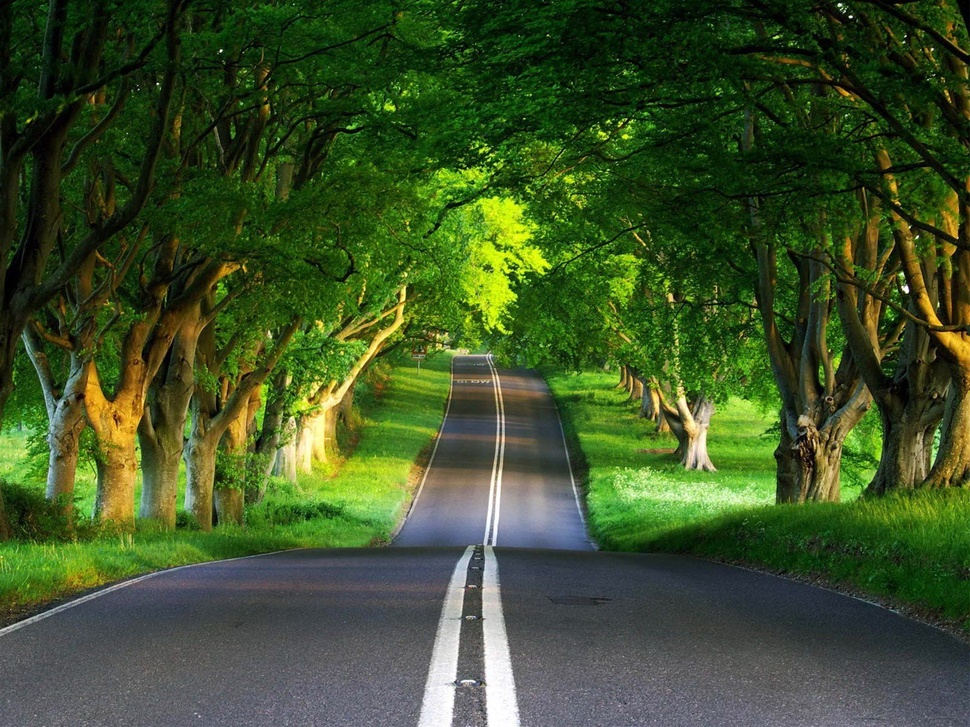
#> input picture assign1/img_analysis.jpg, 970 x 727 px, shrunk from 1600 x 1200 before the run
$ python img_analysis.py   (older library calls are emulated)
#> lines starting #> are read from the running program, lines starting #| are printed output that depends on the picture
import cv2

image=cv2.imread("img_analysis.jpg")
#> image is the input picture: shape (727, 970, 3); mean B, G, R 41.5, 82.2, 62

gray=cv2.cvtColor(image,cv2.COLOR_BGR2GRAY)
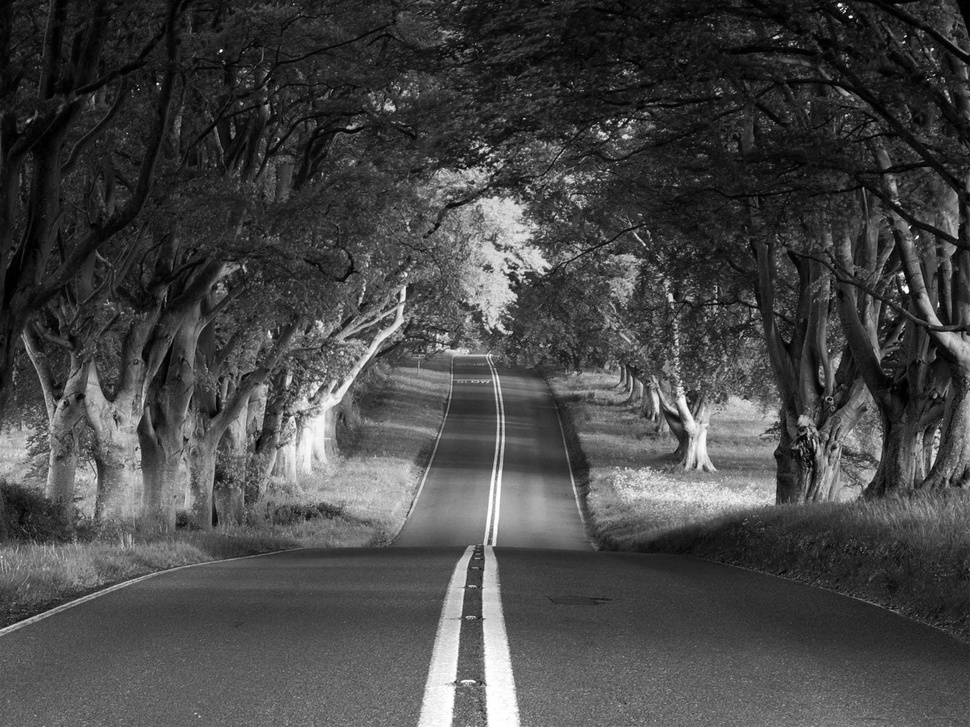
#> gray: shape (727, 970); min 0, max 255, mean 71.5
cv2.imwrite("gray.png",gray)
# cv2.imshow('Grayscale', gray)
# cv2.waitKey()

smooth=cv2.blur(image,(5,5))
cv2.imwrite("smooth.png",smooth)
# cv2.imshow('Smooth', smooth)
# cv2.waitKey()

Gsmooth=cv2.GaussianBlur(image,(5,5),cv2.BORDER_DEFAULT)
cv2.imwrite("GaussianBlur.png",Gsmooth)
# cv2.imshow('GSmooth', Gsmooth)
# cv2.waitKey()

sobelx = cv2.Sobel(image,cv2.CV_64F,1,0,ksize=5)
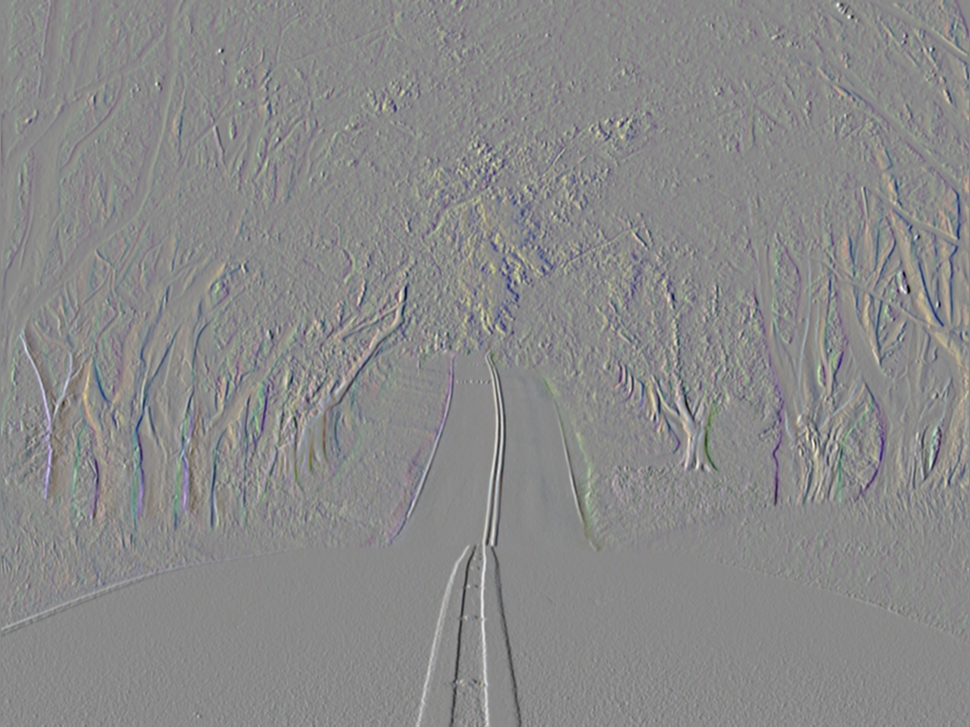
#> sobelx: shape (727, 970, 3) float64; mean B, G, R -0.1, 2.5, 4.3; drawn with min black and max white
sobely = cv2.Sobel(image,cv2.CV_64F,0,1,ksize=5)
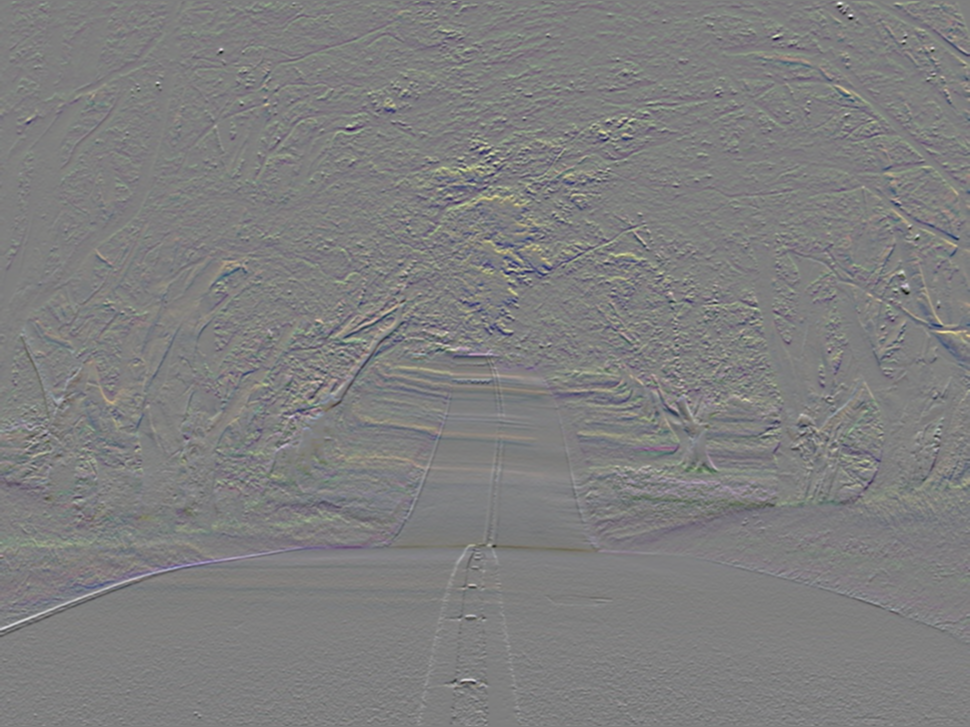
#> sobely: shape (727, 970, 3) float64; mean B, G, R 20.8, 13.7, 18; drawn with min black and max white
cv2.imwrite("SobelX.png",sobelx)
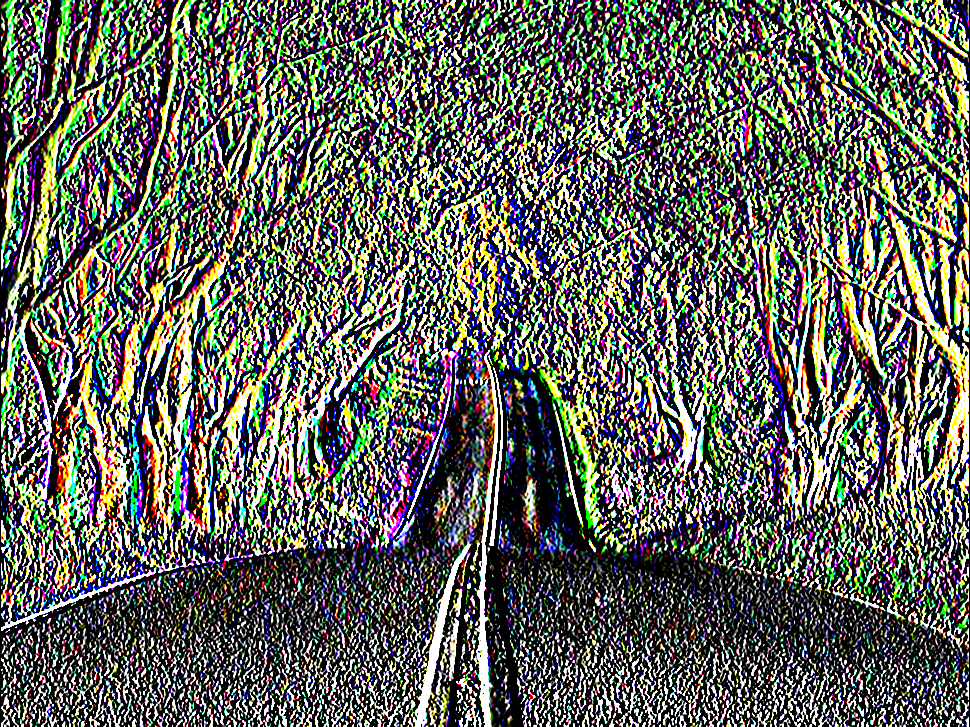
#> saved as SobelX.png: shape (727, 970, 3); mean B, G, R 92.3, 100.4, 98.6
cv2.imwrite("SobelY.png",sobely)
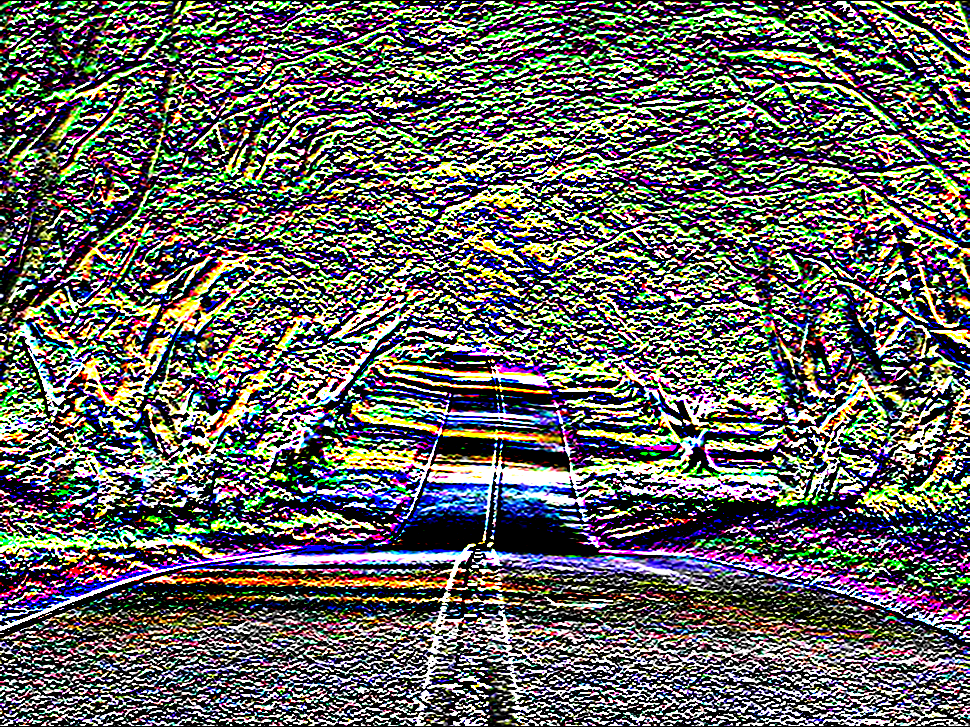
#> saved as SobelY.png: shape (727, 970, 3); mean B, G, R 97.8, 101.7, 101.6
# [4 lines of commented-out code are left out]

cannyedge = cv2.Canny(image,50,100)
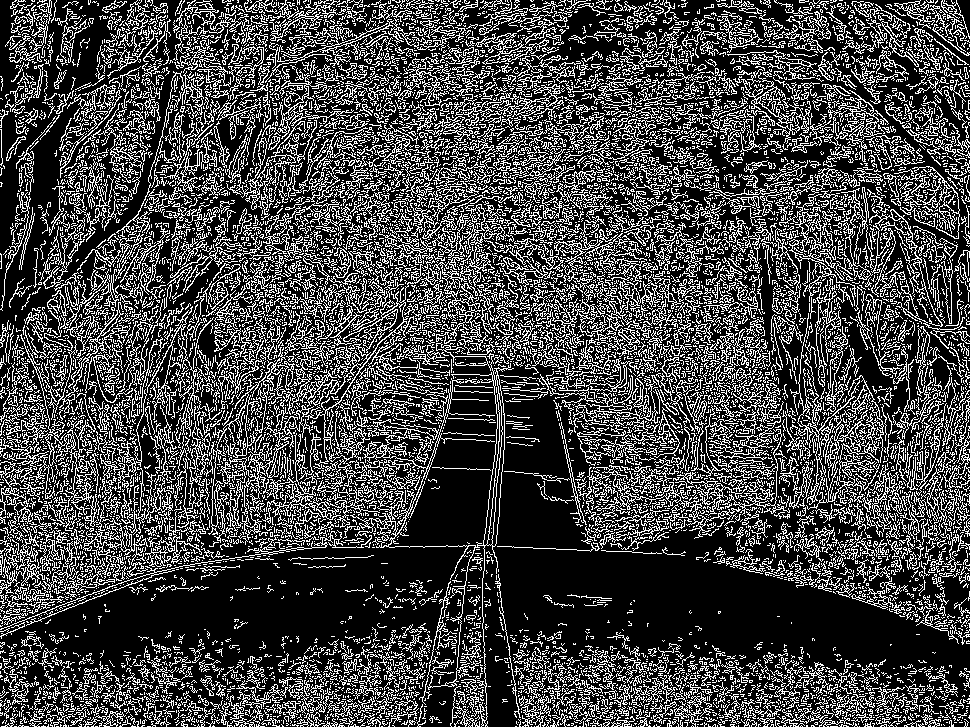
#> cannyedge: shape (727, 970); 27.1% white in thin lines or dots
cv2.imwrite("Canny.png",cannyedge)
# cv2.imshow("Canny",cannyedge)
# cv2.waitKey()

cv2.destroyAllWindows()
